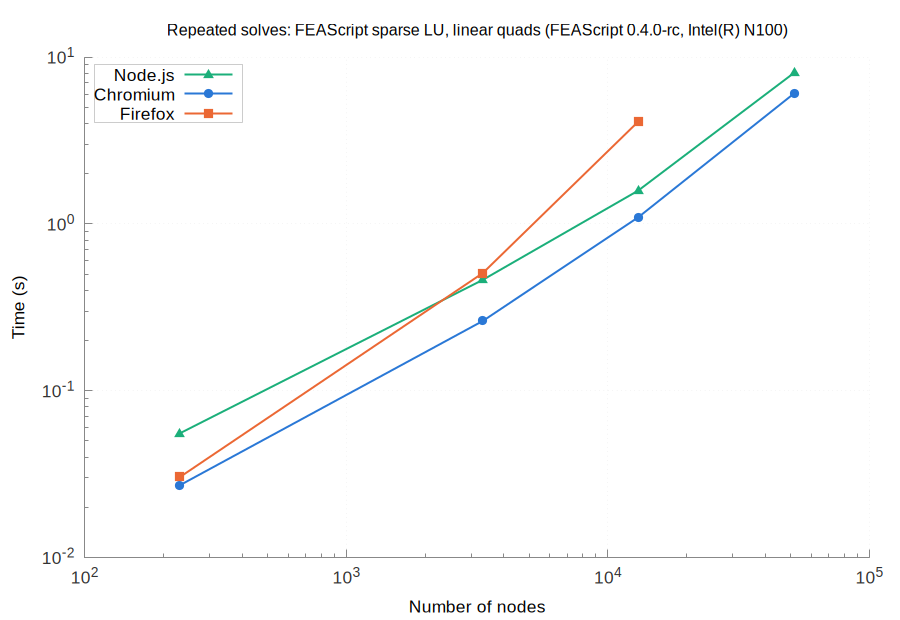

Write gnuplot code to recreate this figure.
set terminal pngcairo size 900,620 font 'Arial,13'
set border 3 lc rgb '#888888'; set tics nomirror tc rgb '#333333'
set grid lc rgb '#e6e6e6' lw 1; set key top left box lc rgb '#cccccc' opaque
set logscale xy; set format y '10^{%L}'; set format x '10^{%L}'
set output 'browsers_FEAScript_sparse_LU_linear_quads_repeated.png'
set title 'Repeated solves: FEAScript sparse LU, linear quads (FEAScript 0.4.0-rc, Intel(R) N100)' font 'Arial,12'
set xlabel 'Number of nodes'
set ylabel 'Time (s)'
plot 'browsers_FEAScript_sparse_LU_linear_quads_repeated_node.dat' u 1:2 w lp lw 2 pt 9 ps 1.2 lc rgb '#1baf7a' t 'Node.js', \
     'browsers_FEAScript_sparse_LU_linear_quads_repeated_chromium.dat' u 1:2 w lp lw 2 pt 7 ps 1.2 lc rgb '#2a78d6' t 'Chromium', \
     'browsers_FEAScript_sparse_LU_linear_quads_repeated_firefox.dat' u 1:2 w lp lw 2 pt 5 ps 1.2 lc rgb '#eb6834' t 'Firefox'
